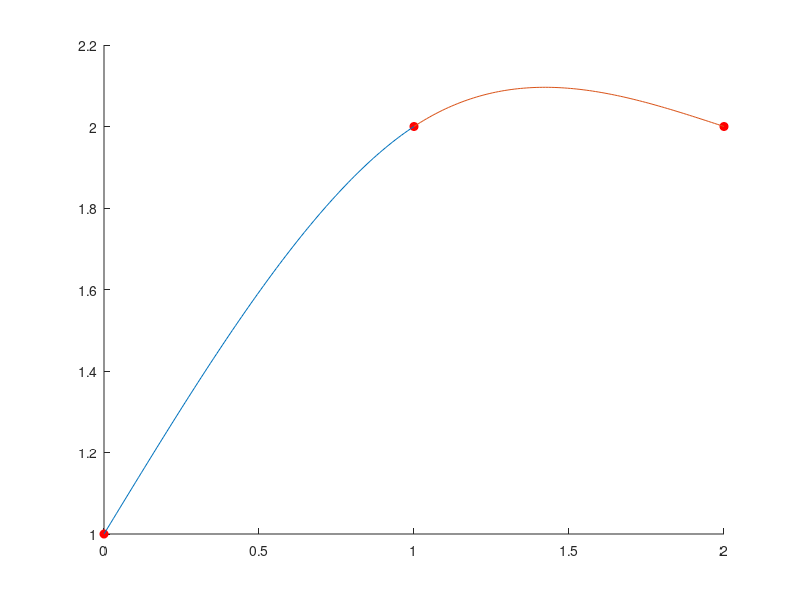

Recreate this plot in MATLAB.
xs = [0 1 2];
ys = [1 2 2];

A = [1 0 0 0 0 0 0 0
     1 1 1 1 0 0 0 0
     0 0 0 0 1 1 1 1
     0 0 0 0 1 2 4 8
     0 1 2 3 0 -1 -2 -3
     0 0 2 6 0 0 -2 -6
     0 0 2 0 0 0 0 0
     0 0 0 0 0 0 2 12];

y = [1 2 2 2 0 0 0 0]';

c = A \ y;

clf;
figure(1);
hold on;
plot(xs, ys, 'ro', 'MarkerFaceColor', 'r');
x1 = linspace(0, 1);
x2 = linspace(1, 2);
y1 = polyval(flip(c(1:4)), x1);
y2 = polyval(flip(c(5:end)), x2);
plot(x1, y1);
plot(x2, y2);
